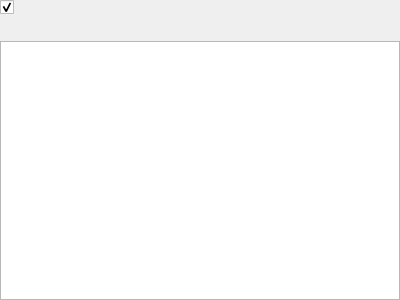
<?xml version="1.0" encoding="UTF-8"?>
<ui version="4.0">
 <class>ResourceTemplateWidget</class>
 <widget class="QWidget" name="ResourceTemplateWidget">
  <property name="geometry">
   <rect>
    <x>0</x>
    <y>0</y>
    <width>400</width>
    <height>300</height>
   </rect>
  </property>
  <layout class="QVBoxLayout" name="verticalLayout">
   <property name="margin">
    <number>0</number>
   </property>
   <item>
    <widget class="QCheckBox" name="m_useTemplateCheckbox">
     <property name="checked">
      <bool>true</bool>
     </property>
    </widget>
   </item>
   <item>
    <spacer name="m_spacer">
     <property name="orientation">
      <enum>Qt::Vertical</enum>
     </property>
     <property name="sizeType">
      <enum>QSizePolicy::Fixed</enum>
     </property>
     <property name="sizeHint" stdset="0">
      <size>
       <width>20</width>
       <height>20</height>
      </size>
     </property>
    </spacer>
   </item>
   <item>
    <widget class="QListView" name="m_templatesView"/>
   </item>
  </layout>
 </widget>
 <resources/>
 <connections>
  <connection>
   <sender>m_useTemplateCheckbox</sender>
   <signal>clicked(bool)</signal>
   <receiver>m_templatesView</receiver>
   <slot>setEnabled(bool)</slot>
   <hints>
    <hint type="sourcelabel">
     <x>116</x>
     <y>10</y>
    </hint>
    <hint type="destinationlabel">
     <x>154</x>
     <y>115</y>
    </hint>
   </hints>
  </connection>
 </connections>
</ui>
